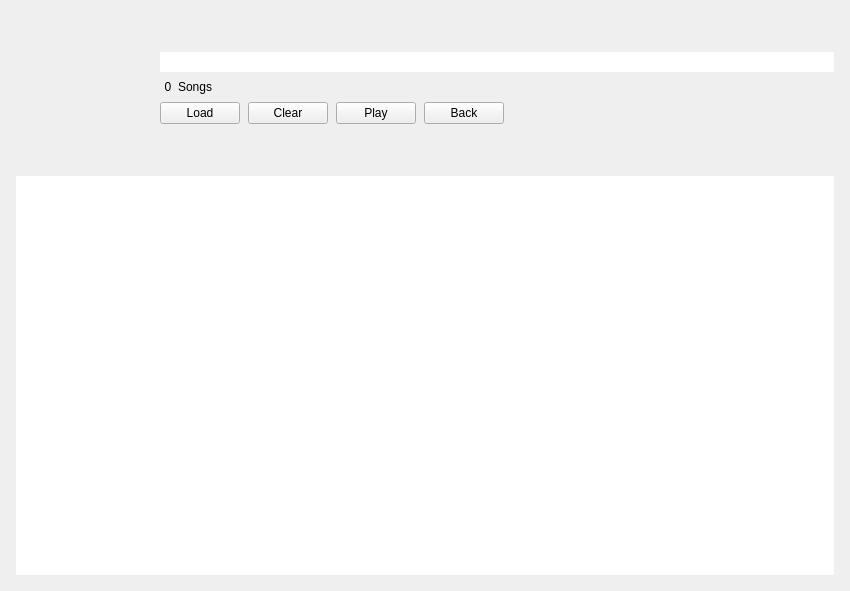
<?xml version="1.0" encoding="UTF-8"?>
<ui version="4.0">
 <class>CategoryPage</class>
 <widget class="QWidget" name="CategoryPage">
  <property name="geometry">
   <rect>
    <x>0</x>
    <y>0</y>
    <width>850</width>
    <height>591</height>
   </rect>
  </property>
  <property name="windowTitle">
   <string>category page</string>
  </property>
  <property name="styleSheet">
   <string notr="true"/>
  </property>
  <layout class="QVBoxLayout" name="verticalLayout">
   <property name="spacing">
    <number>0</number>
   </property>
   <property name="leftMargin">
    <number>0</number>
   </property>
   <property name="topMargin">
    <number>0</number>
   </property>
   <property name="rightMargin">
    <number>0</number>
   </property>
   <property name="bottomMargin">
    <number>0</number>
   </property>
   <item>
    <widget class="QFrame" name="cpContainer">
     <property name="frameShape">
      <enum>QFrame::NoFrame</enum>
     </property>
     <property name="frameShadow">
      <enum>QFrame::Raised</enum>
     </property>
     <layout class="QVBoxLayout" name="verticalLayout_4">
      <property name="spacing">
       <number>16</number>
      </property>
      <property name="leftMargin">
       <number>16</number>
      </property>
      <property name="topMargin">
       <number>16</number>
      </property>
      <property name="rightMargin">
       <number>16</number>
      </property>
      <property name="bottomMargin">
       <number>16</number>
      </property>
      <item>
       <widget class="QFrame" name="cpFrame">
        <property name="minimumSize">
         <size>
          <width>0</width>
          <height>144</height>
         </size>
        </property>
        <property name="maximumSize">
         <size>
          <width>16777215</width>
          <height>144</height>
         </size>
        </property>
        <property name="frameShape">
         <enum>QFrame::NoFrame</enum>
        </property>
        <property name="frameShadow">
         <enum>QFrame::Raised</enum>
        </property>
        <layout class="QHBoxLayout" name="horizontalLayout_3">
         <property name="spacing">
          <number>16</number>
         </property>
         <property name="leftMargin">
          <number>0</number>
         </property>
         <property name="topMargin">
          <number>0</number>
         </property>
         <property name="rightMargin">
          <number>0</number>
         </property>
         <property name="bottomMargin">
          <number>0</number>
         </property>
         <item>
          <widget class="ClickableLabel" name="cpCover">
           <property name="minimumSize">
            <size>
             <width>128</width>
             <height>128</height>
            </size>
           </property>
           <property name="maximumSize">
            <size>
             <width>128</width>
             <height>128</height>
            </size>
           </property>
           <property name="text">
            <string/>
           </property>
           <property name="pixmap">
            <pixmap>:/images/playlist-item.png</pixmap>
           </property>
           <property name="scaledContents">
            <bool>true</bool>
           </property>
           <property name="alignment">
            <set>Qt::AlignCenter</set>
           </property>
          </widget>
         </item>
         <item>
          <layout class="QVBoxLayout" name="verticalLayout_2">
           <property name="spacing">
            <number>8</number>
           </property>
           <property name="topMargin">
            <number>0</number>
           </property>
           <property name="bottomMargin">
            <number>0</number>
           </property>
           <item>
            <spacer name="verticalSpacer_2">
             <property name="orientation">
              <enum>Qt::Vertical</enum>
             </property>
             <property name="sizeHint" stdset="0">
              <size>
               <width>20</width>
               <height>40</height>
              </size>
             </property>
            </spacer>
           </item>
           <item>
            <widget class="LabelEdit" name="cpTitle">
             <property name="frame">
              <bool>false</bool>
             </property>
             <property name="readOnly">
              <bool>true</bool>
             </property>
            </widget>
           </item>
           <item>
            <layout class="QHBoxLayout" name="horizontalLayout">
             <property name="spacing">
              <number>2</number>
             </property>
             <item>
              <widget class="QLabel" name="cpCount">
               <property name="sizePolicy">
                <sizepolicy hsizetype="Fixed" vsizetype="Preferred">
                 <horstretch>0</horstretch>
                 <verstretch>0</verstretch>
                </sizepolicy>
               </property>
               <property name="minimumSize">
                <size>
                 <width>16</width>
                 <height>0</height>
                </size>
               </property>
               <property name="text">
                <string>0</string>
               </property>
               <property name="alignment">
                <set>Qt::AlignCenter</set>
               </property>
              </widget>
             </item>
             <item>
              <widget class="QLabel" name="cpUnit">
               <property name="text">
                <string>Songs</string>
               </property>
              </widget>
             </item>
            </layout>
           </item>
           <item>
            <layout class="QHBoxLayout" name="horizontalLayout_2">
             <property name="spacing">
              <number>8</number>
             </property>
             <property name="rightMargin">
              <number>0</number>
             </property>
             <item>
              <widget class="QPushButton" name="cpLoadBtn">
               <property name="text">
                <string>Load</string>
               </property>
              </widget>
             </item>
             <item>
              <widget class="QPushButton" name="cpClearBtn">
               <property name="text">
                <string>Clear</string>
               </property>
              </widget>
             </item>
             <item>
              <widget class="QPushButton" name="cpPlayBtn">
               <property name="text">
                <string>Play</string>
               </property>
              </widget>
             </item>
             <item>
              <widget class="QPushButton" name="cpBackBtn">
               <property name="text">
                <string>Back</string>
               </property>
              </widget>
             </item>
             <item>
              <spacer name="horizontalSpacer">
               <property name="orientation">
                <enum>Qt::Horizontal</enum>
               </property>
               <property name="sizeHint" stdset="0">
                <size>
                 <width>40</width>
                 <height>20</height>
                </size>
               </property>
              </spacer>
             </item>
            </layout>
           </item>
           <item>
            <spacer name="verticalSpacer">
             <property name="orientation">
              <enum>Qt::Vertical</enum>
             </property>
             <property name="sizeHint" stdset="0">
              <size>
               <width>20</width>
               <height>40</height>
              </size>
             </property>
            </spacer>
           </item>
          </layout>
         </item>
        </layout>
       </widget>
      </item>
      <item>
       <widget class="QListWidget" name="cpList">
        <property name="frameShape">
         <enum>QFrame::NoFrame</enum>
        </property>
        <property name="verticalScrollBarPolicy">
         <enum>Qt::ScrollBarAlwaysOff</enum>
        </property>
        <property name="horizontalScrollBarPolicy">
         <enum>Qt::ScrollBarAlwaysOff</enum>
        </property>
       </widget>
      </item>
     </layout>
    </widget>
   </item>
  </layout>
 </widget>
 <customwidgets>
  <customwidget>
   <class>LabelEdit</class>
   <extends>QLineEdit</extends>
   <header>./labeledit/labeledit.h</header>
  </customwidget>
  <customwidget>
   <class>ClickableLabel</class>
   <extends>QLabel</extends>
   <header>./clickablelabel/clickablelabel.h</header>
  </customwidget>
 </customwidgets>
 <resources/>
 <connections/>
</ui>
